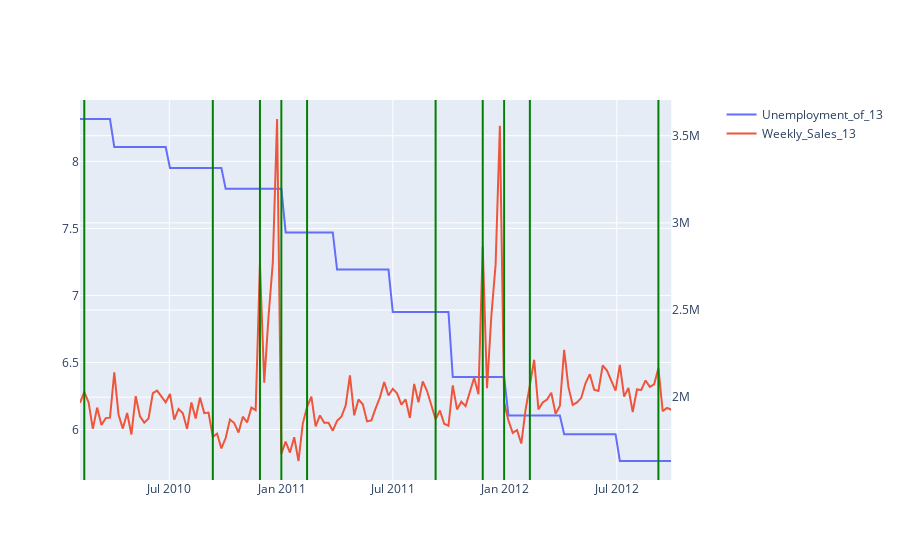
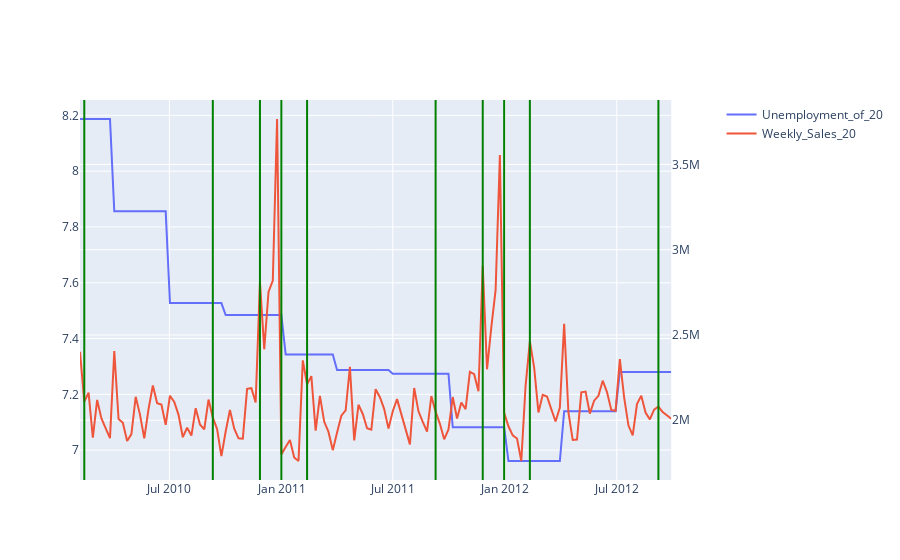
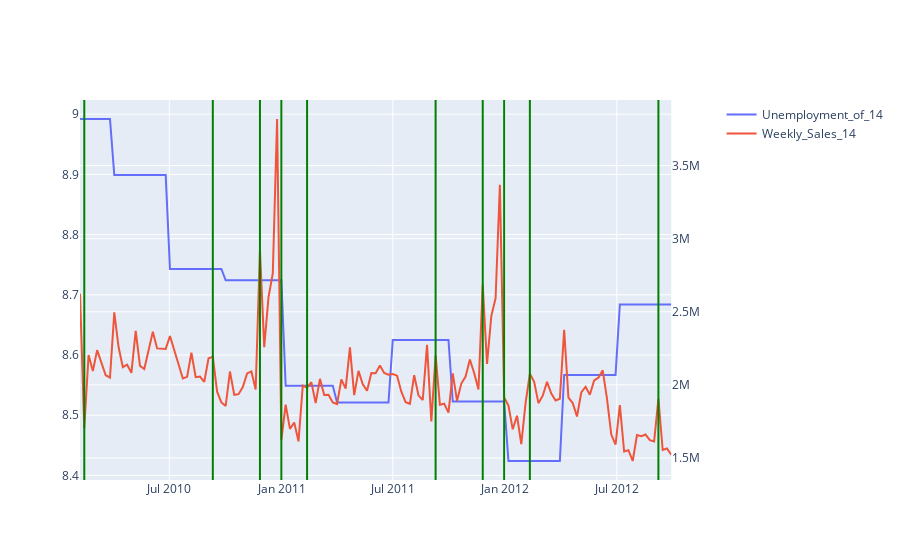
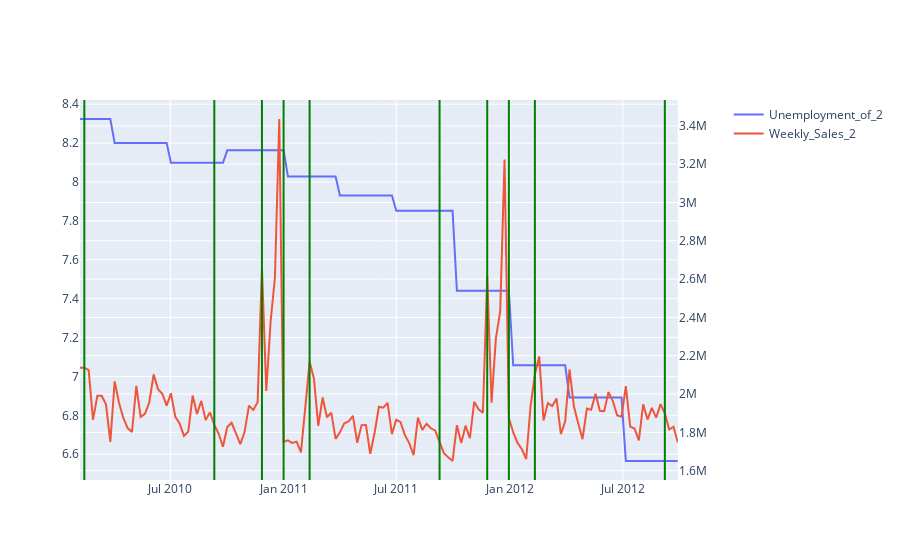

Source (notebook cell) for these figures, in order:
### Markdown cell above
### 4. 쇼핑몰 간 지역 실업률이 높을수록 매출액이 더 낮을 것이다

### Code cell
for store_num in top_rank_5_store_list:
    # globals()[f'fig_{store_num}'] = go.Figure()    
    globals()[f'fig_{store_num}'] = ms(specs=[[{'secondary_y': True}]])
    
    store_holiday_list = top_rank_5_store_df[(top_rank_5_store_df['IsHoliday'] == True) & (top_rank_5_store_df['Store']== store_num)]['Date'].tolist()
    for i in store_holiday_list:
        # print(i)
        globals()[f'fig_{store_num}'].add_shape(type = 'line', x0 = f'{i}', y0 = 0, x1 = f'{i}', y1 =1, xref='x', yref='paper',
                      line = {'color' : 'green'})
    
    globals()[f'fig_{store_num}'].add_trace(go.Scatter(x = shop_df[shop_df['Store'] == store_num]['Date'], 
                            y = shop_df[shop_df['Store'] == store_num]['Unemployment'],
                            mode='lines', 
                            name=f'Unemployment_of_{store_num}',), secondary_y = False
                            
    )

    globals()[f'fig_{store_num}'].add_trace(go.Scatter(x = shop_df[shop_df['Store'] == store_num]['Date'], 
                            y = shop_df[shop_df['Store'] == store_num]['Weekly_Sales'],
                            mode='lines', 
                            name=f'Weekly_Sales_{store_num}'),secondary_y = True
    )
    

    
    

fig_13.show()
fig_20.show()
fig_14.show()
fig_2.show()
fig_4.show()

### Figure 1 — Plotly figure (JSON) as saved in the notebook; plotly's stock layout.template omitted (floating-point values rounded to 4 significant figures; data arrays with more than 128 entries replaced by an {"elided": "..."} marker saying what was removed)
{"data": [{"mode": "lines", "name": "Unemployment_of_13", "type": "scatter", "x": {"elided": "139 str values"}, "xaxis": "x", "y": {"elided": "139 float values"}, "yaxis": "y"}, {"mode": "lines", "name": "Weekly_Sales_13", "type": "scatter", "x": {"elided": "139 str values"}, "xaxis": "x", "y": {"elided": "139 float values"}, "yaxis": "y2"}], "layout": {"shapes": [{"line": {"color": "green"}, "type": "line", "x0": "2010-02-12 00:00:00", "x1": "2010-02-12 00:00:00", "xref": "x", "y0": 0, "y1": 1, "yref": "paper"}, {"line": {"color": "green"}, "type": "line", "x0": "2010-09-10 00:00:00", "x1": "2010-09-10 00:00:00", "xref": "x", "y0": 0, "y1": 1, "yref": "paper"}, {"line": {"color": "green"}, "type": "line", "x0": "2010-11-26 00:00:00", "x1": "2010-11-26 00:00:00", "xref": "x", "y0": 0, "y1": 1, "yref": "paper"}, {"line": {"color": "green"}, "type": "line", "x0": "2010-12-31 00:00:00", "x1": "2010-12-31 00:00:00", "xref": "x", "y0": 0, "y1": 1, "yref": "paper"}, {"line": {"color": "green"}, "type": "line", "x0": "2011-02-11 00:00:00", "x1": "2011-02-11 00:00:00", "xref": "x", "y0": 0, "y1": 1, "yref": "paper"}, {"line": {"color": "green"}, "type": "line", "x0": "2011-09-09 00:00:00", "x1": "2011-09-09 00:00:00", "xref": "x", "y0": 0, "y1": 1, "yref": "paper"}, {"line": {"color": "green"}, "type": "line", "x0": "2011-11-25 00:00:00", "x1": "2011-11-25 00:00:00", "xref": "x", "y0": 0, "y1": 1, "yref": "paper"}, {"line": {"color": "green"}, "type": "line", "x0": "2011-12-30 00:00:00", "x1": "2011-12-30 00:00:00", "xref": "x", "y0": 0, "y1": 1, "yref": "paper"}, {"line": {"color": "green"}, "type": "line", "x0": "2012-02-10 00:00:00", "x1": "2012-02-10 00:00:00", "xref": "x", "y0": 0, "y1": 1, "yref": "paper"}, {"line": {"color": "green"}, "type": "line", "x0": "2012-09-07 00:00:00", "x1": "2012-09-07 00:00:00", "xref": "x", "y0": 0, "y1": 1, "yref": "paper"}], "xaxis": {"anchor": "y", "domain": [0, 0.94]}, "yaxis": {"anchor": "x", "domain": [0, 1]}, "yaxis2": {"anchor": "x", "overlaying": "y", "side": "right"}}}

### Figure 2 — Plotly figure (JSON) as saved in the notebook; plotly's stock layout.template omitted (floating-point values rounded to 4 significant figures; data arrays with more than 128 entries replaced by an {"elided": "..."} marker saying what was removed)
{"data": [{"mode": "lines", "name": "Unemployment_of_20", "type": "scatter", "x": {"elided": "139 str values"}, "xaxis": "x", "y": {"elided": "139 float values"}, "yaxis": "y"}, {"mode": "lines", "name": "Weekly_Sales_20", "type": "scatter", "x": {"elided": "139 str values"}, "xaxis": "x", "y": {"elided": "139 float values"}, "yaxis": "y2"}], "layout": {"shapes": [{"line": {"color": "green"}, "type": "line", "x0": "2010-02-12 00:00:00", "x1": "2010-02-12 00:00:00", "xref": "x", "y0": 0, "y1": 1, "yref": "paper"}, {"line": {"color": "green"}, "type": "line", "x0": "2010-09-10 00:00:00", "x1": "2010-09-10 00:00:00", "xref": "x", "y0": 0, "y1": 1, "yref": "paper"}, {"line": {"color": "green"}, "type": "line", "x0": "2010-11-26 00:00:00", "x1": "2010-11-26 00:00:00", "xref": "x", "y0": 0, "y1": 1, "yref": "paper"}, {"line": {"color": "green"}, "type": "line", "x0": "2010-12-31 00:00:00", "x1": "2010-12-31 00:00:00", "xref": "x", "y0": 0, "y1": 1, "yref": "paper"}, {"line": {"color": "green"}, "type": "line", "x0": "2011-02-11 00:00:00", "x1": "2011-02-11 00:00:00", "xref": "x", "y0": 0, "y1": 1, "yref": "paper"}, {"line": {"color": "green"}, "type": "line", "x0": "2011-09-09 00:00:00", "x1": "2011-09-09 00:00:00", "xref": "x", "y0": 0, "y1": 1, "yref": "paper"}, {"line": {"color": "green"}, "type": "line", "x0": "2011-11-25 00:00:00", "x1": "2011-11-25 00:00:00", "xref": "x", "y0": 0, "y1": 1, "yref": "paper"}, {"line": {"color": "green"}, "type": "line", "x0": "2011-12-30 00:00:00", "x1": "2011-12-30 00:00:00", "xref": "x", "y0": 0, "y1": 1, "yref": "paper"}, {"line": {"color": "green"}, "type": "line", "x0": "2012-02-10 00:00:00", "x1": "2012-02-10 00:00:00", "xref": "x", "y0": 0, "y1": 1, "yref": "paper"}, {"line": {"color": "green"}, "type": "line", "x0": "2012-09-07 00:00:00", "x1": "2012-09-07 00:00:00", "xref": "x", "y0": 0, "y1": 1, "yref": "paper"}], "xaxis": {"anchor": "y", "domain": [0, 0.94]}, "yaxis": {"anchor": "x", "domain": [0, 1]}, "yaxis2": {"anchor": "x", "overlaying": "y", "side": "right"}}}

### Figure 3 — Plotly figure (JSON) as saved in the notebook; plotly's stock layout.template omitted (floating-point values rounded to 4 significant figures; data arrays with more than 128 entries replaced by an {"elided": "..."} marker saying what was removed)
{"data": [{"mode": "lines", "name": "Unemployment_of_14", "type": "scatter", "x": {"elided": "139 str values"}, "xaxis": "x", "y": {"elided": "139 float values"}, "yaxis": "y"}, {"mode": "lines", "name": "Weekly_Sales_14", "type": "scatter", "x": {"elided": "139 str values"}, "xaxis": "x", "y": {"elided": "139 float values"}, "yaxis": "y2"}], "layout": {"shapes": [{"line": {"color": "green"}, "type": "line", "x0": "2010-02-12 00:00:00", "x1": "2010-02-12 00:00:00", "xref": "x", "y0": 0, "y1": 1, "yref": "paper"}, {"line": {"color": "green"}, "type": "line", "x0": "2010-09-10 00:00:00", "x1": "2010-09-10 00:00:00", "xref": "x", "y0": 0, "y1": 1, "yref": "paper"}, {"line": {"color": "green"}, "type": "line", "x0": "2010-11-26 00:00:00", "x1": "2010-11-26 00:00:00", "xref": "x", "y0": 0, "y1": 1, "yref": "paper"}, {"line": {"color": "green"}, "type": "line", "x0": "2010-12-31 00:00:00", "x1": "2010-12-31 00:00:00", "xref": "x", "y0": 0, "y1": 1, "yref": "paper"}, {"line": {"color": "green"}, "type": "line", "x0": "2011-02-11 00:00:00", "x1": "2011-02-11 00:00:00", "xref": "x", "y0": 0, "y1": 1, "yref": "paper"}, {"line": {"color": "green"}, "type": "line", "x0": "2011-09-09 00:00:00", "x1": "2011-09-09 00:00:00", "xref": "x", "y0": 0, "y1": 1, "yref": "paper"}, {"line": {"color": "green"}, "type": "line", "x0": "2011-11-25 00:00:00", "x1": "2011-11-25 00:00:00", "xref": "x", "y0": 0, "y1": 1, "yref": "paper"}, {"line": {"color": "green"}, "type": "line", "x0": "2011-12-30 00:00:00", "x1": "2011-12-30 00:00:00", "xref": "x", "y0": 0, "y1": 1, "yref": "paper"}, {"line": {"color": "green"}, "type": "line", "x0": "2012-02-10 00:00:00", "x1": "2012-02-10 00:00:00", "xref": "x", "y0": 0, "y1": 1, "yref": "paper"}, {"line": {"color": "green"}, "type": "line", "x0": "2012-09-07 00:00:00", "x1": "2012-09-07 00:00:00", "xref": "x", "y0": 0, "y1": 1, "yref": "paper"}], "xaxis": {"anchor": "y", "domain": [0, 0.94]}, "yaxis": {"anchor": "x", "domain": [0, 1]}, "yaxis2": {"anchor": "x", "overlaying": "y", "side": "right"}}}

### Figure 4 — Plotly figure (JSON) as saved in the notebook; plotly's stock layout.template omitted (floating-point values rounded to 4 significant figures; data arrays with more than 128 entries replaced by an {"elided": "..."} marker saying what was removed)
{"data": [{"mode": "lines", "name": "Unemployment_of_2", "type": "scatter", "x": {"elided": "139 str values"}, "xaxis": "x", "y": {"elided": "139 float values"}, "yaxis": "y"}, {"mode": "lines", "name": "Weekly_Sales_2", "type": "scatter", "x": {"elided": "139 str values"}, "xaxis": "x", "y": {"elided": "139 float values"}, "yaxis": "y2"}], "layout": {"shapes": [{"line": {"color": "green"}, "type": "line", "x0": "2010-02-12 00:00:00", "x1": "2010-02-12 00:00:00", "xref": "x", "y0": 0, "y1": 1, "yref": "paper"}, {"line": {"color": "green"}, "type": "line", "x0": "2010-09-10 00:00:00", "x1": "2010-09-10 00:00:00", "xref": "x", "y0": 0, "y1": 1, "yref": "paper"}, {"line": {"color": "green"}, "type": "line", "x0": "2010-11-26 00:00:00", "x1": "2010-11-26 00:00:00", "xref": "x", "y0": 0, "y1": 1, "yref": "paper"}, {"line": {"color": "green"}, "type": "line", "x0": "2010-12-31 00:00:00", "x1": "2010-12-31 00:00:00", "xref": "x", "y0": 0, "y1": 1, "yref": "paper"}, {"line": {"color": "green"}, "type": "line", "x0": "2011-02-11 00:00:00", "x1": "2011-02-11 00:00:00", "xref": "x", "y0": 0, "y1": 1, "yref": "paper"}, {"line": {"color": "green"}, "type": "line", "x0": "2011-09-09 00:00:00", "x1": "2011-09-09 00:00:00", "xref": "x", "y0": 0, "y1": 1, "yref": "paper"}, {"line": {"color": "green"}, "type": "line", "x0": "2011-11-25 00:00:00", "x1": "2011-11-25 00:00:00", "xref": "x", "y0": 0, "y1": 1, "yref": "paper"}, {"line": {"color": "green"}, "type": "line", "x0": "2011-12-30 00:00:00", "x1": "2011-12-30 00:00:00", "xref": "x", "y0": 0, "y1": 1, "yref": "paper"}, {"line": {"color": "green"}, "type": "line", "x0": "2012-02-10 00:00:00", "x1": "2012-02-10 00:00:00", "xref": "x", "y0": 0, "y1": 1, "yref": "paper"}, {"line": {"color": "green"}, "type": "line", "x0": "2012-09-07 00:00:00", "x1": "2012-09-07 00:00:00", "xref": "x", "y0": 0, "y1": 1, "yref": "paper"}], "xaxis": {"anchor": "y", "domain": [0, 0.94]}, "yaxis": {"anchor": "x", "domain": [0, 1]}, "yaxis2": {"anchor": "x", "overlaying": "y", "side": "right"}}}
